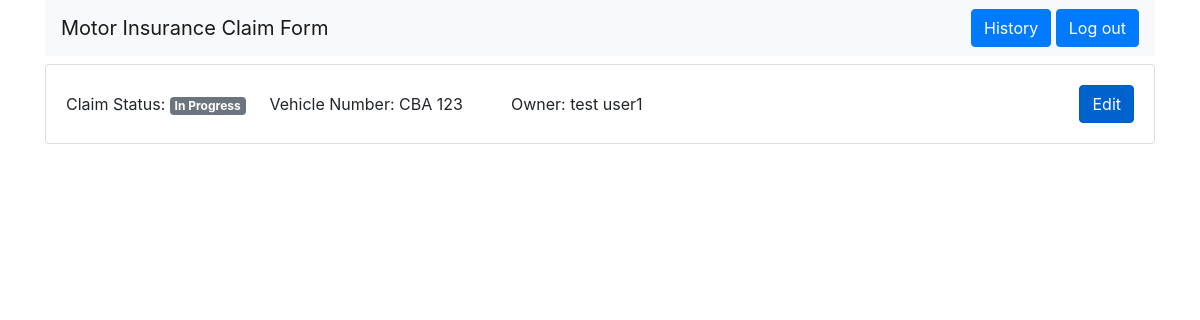
Before: /history/ (signed in) with the older database file.
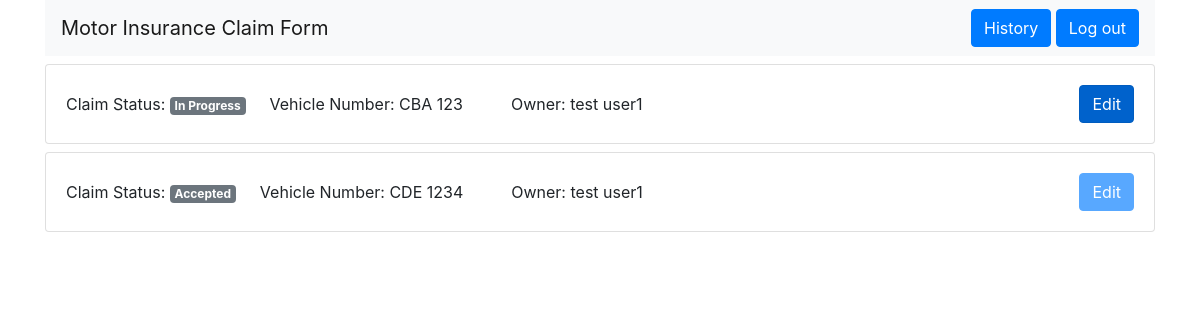
After: the same page with the newer database file.
### formApp/models.py (models this page shows, shortened)
class Claims(models.Model):
    class Meta:
        verbose_name_plural = "Claims"
    user = models.ForeignKey(User, on_delete=models.CASCADE, null=True)
    name = models.CharField(max_length=100, blank=False)
    email = models.EmailField(blank=False)
    mobile_number = PhoneNumberField(blank=False)
    year_choices = ((x, x) for x in range(1950, datetime.now().year + 1))
    vehicle_year_make = models.IntegerField(choices=year_choices)
    vehicle_model = models.CharField(max_length=100, blank=False)
    vehicle_number = models.CharField(max_length=100, blank=False)
    accident_datetime = models.DateTimeField(blank=False)
    location = models.CharField(max_length=100, blank=False)
    loss_type_choices = (
        ('Own Damage', 'Own Damage'),
        ('Knock for Knock', 'Knock for Knock'),
        ('Windscreen Damage', 'Windscreen Damage'),
        ('Theft', 'Theft')
    )
    loss_type = models.CharField(max_length=17, choices=loss_type_choices, blank=False)
    loss_description = models.TextField(max_length=1000, blank=False)
    yes_no_choices = (
        ('Yes', 'Yes'),
        ('No', 'No')
    )
    police_report_lodged = models.CharField(max_length=3, choices=yes_no_choices, blank=False)
    anybody_injured = models.CharField(max_length=3, choices=yes_no_choices, blank=False)
    photo = models.ImageField(upload_to='photos/', blank=False)
    pdf_document = models.FileField(upload_to='pdfs/', validators=[FileExtensionValidator(['pdf'])], blank=False)
    claim_progress_choices = (
        ('In Progress', 'In Progress'),
        ('Accepted', 'Accepted')
    )
    claim_progress = models.CharField(max_length=11, choices=claim_progress_choices, default='In Progress')

### formApp/views.py (the view)
# urls.py: path('history/', views.history, name='claim-history'),
@login_required
def history(request):
    claims = Claims.objects.filter(user__pk=request.user.pk)
    return render(request,'formApp/history.html', context={'claims':claims})

### formApp/templates/formApp/history.html
{% extends 'formApp/base.html' %}
{% block content %}
    {% for claim in claims %}
        <div class="card my-2">
            <div class="card-body d-flex justify-content-between align-items-center">
                <div class="d-flex justify-content-between">
                    <p class="my-0">Claim Status: <span class="badge badge-secondary">{{ claim.claim_progress }}</span></p>
                    <p class="my-0 mx-4">Vehicle Number: <span>{{ claim.vehicle_number }}</span></p>
                    <p class="my-0 mx-4">Owner: <span>{{ claim.name }}</span></p>
                </div>
                {% if claim.claim_progress == 'Accepted' %}
                    <a class="btn btn-primary disabled" tabindex="-1" role="button" href="{% url 'claim-edit' user.pk claim.pk %}" aria-disabled="true">Edit</a>
                {% else %}
                    <a class="btn btn-primary active" role="button"  href="{% url 'claim-edit' user.pk claim.pk %}" aria-pressed="true">Edit</a>
                {% endif %}
            </div>
        </div>
    {% endfor %}
{% endblock %}

### formApp/templates/formApp/base.html (shortened to what this page needs)
<!DOCTYPE html>
<html lang="en">
<head>
    <link rel="stylesheet" href="https://cdn.jsdelivr.net/npm/bootstrap@4.5.3/dist/css/bootstrap.min.css">
</head>
<body>
    <div class="container">
        <nav class="navbar navbar-light bg-light">
            <a class="navbar-brand" href="{% url 'claim-home' %}">Motor Insurance Claim Form</a>
            <div class="right">
                {% if user.is_authenticated %}
                    <a class="btn btn-primary my-2 my-sm-0" href="{% url 'claim-history' %}">History</a>
                    <a class="btn btn-primary my-2 my-sm-0" href="{% url 'claim-logout' %}">Log out</a>
                {% else %}
                    <a class="btn btn-primary my-2 my-sm-0" href="{% url 'claim-login' %}">Log in</a>
                    <a class="btn btn-primary my-2 my-sm-0" href="{% url 'claim-signup' %}">Sign up</a>
                {% endif %}
            </div>
        </nav>
        {% block content %}
        {% endblock %}
    </div>
</body>
</html>

Changed rows visible on the page:
added Claims: claim_progress "Accepted", vehicle_number "CDE 1234", name "test user1", shows "Edit"
